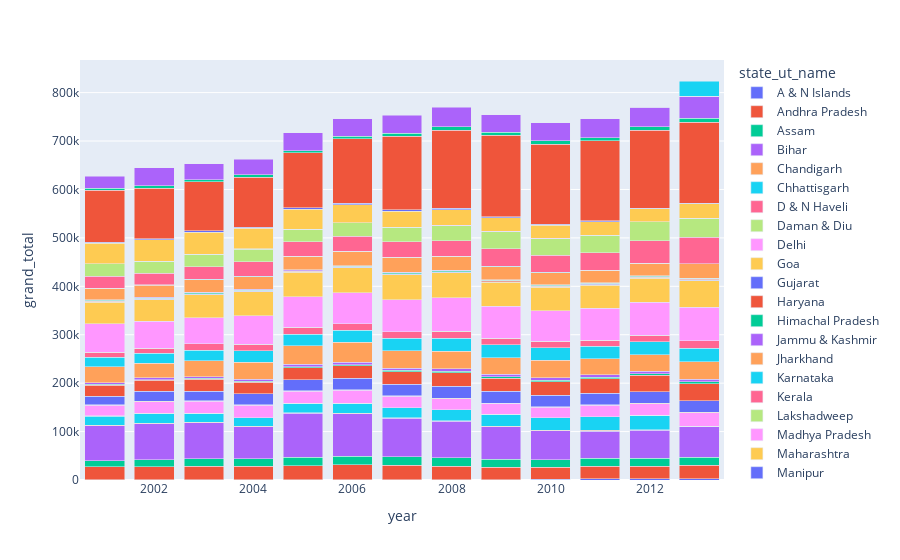

Write notebook code for a chart like this one.
### Code cell
px.bar(totalbyyear, x='year', y='grand_total', color='state_ut_name', barmode='stack')

### Figure 1 — Plotly figure (JSON) as saved in the notebook; plotly's stock layout.template omitted (floating-point values rounded to 4 significant figures)
{"data": [{"alignmentgroup": "True", "hovertemplate": "state_ut_name=A & N Islands<br>year=%{x}<br>grand_total=%{y}<extra></extra>", "legendgroup": "A & N Islands", "marker": {"color": "#636efa"}, "name": "A & N Islands", "offsetgroup": "A & N Islands", "orientation": "v", "showlegend": true, "textposition": "auto", "type": "bar", "x": [2001, 2002, 2003, 2004, 2005, 2006, 2007, 2008, 2009, 2010, 2011, 2012, 2013], "xaxis": "x", "y": [766, 662, 592, 442, 448, 692, 826, 442, 456, 1376, 2238, 2252, 2298], "yaxis": "y"}, {"alignmentgroup": "True", "hovertemplate": "state_ut_name=Andhra Pradesh<br>year=%{x}<br>grand_total=%{y}<extra></extra>", "legendgroup": "Andhra Pradesh", "marker": {"color": "#EF553B"}, "name": "Andhra Pradesh", "offsetgroup": "Andhra Pradesh", "orientation": "v", "showlegend": true, "textposition": "auto", "type": "bar", "x": [2001, 2002, 2003, 2004, 2005, 2006, 2007, 2008, 2009, 2010, 2011, 2012, 2013], "xaxis": "x", "y": [26180, 26846, 28168, 27762, 29226, 30842, 30090, 28160, 25616, 24980, 26426, 26570, 28626], "yaxis": "y"}, {"alignmentgroup": "True", "hovertemplate": "state_ut_name=Assam<br>year=%{x}<br>grand_total=%{y}<extra></extra>", "legendgroup": "Assam", "marker": {"color": "#00cc96"}, "name": "Assam", "offsetgroup": "Assam", "orientation": "v", "showlegend": true, "textposition": "auto", "type": "bar", "x": [2001, 2002, 2003, 2004, 2005, 2006, 2007, 2008, 2009, 2010, 2011, 2012, 2013], "xaxis": "x", "y": [12970, 14134, 15274, 15656, 17026, 17076, 17410, 17484, 16320, 15844, 16406, 16542, 16526], "yaxis": "y"}, {"alignmentgroup": "True", "hovertemplate": "state_ut_name=Bihar<br>year=%{x}<br>grand_total=%{y}<extra></extra>", "legendgroup": "Bihar", "marker": {"color": "#ab63fa"}, "name": "Bihar", "offsetgroup": "Bihar", "orientation": "v", "showlegend": true, "textposition": "auto", "type": "bar", "x": [2001, 2002, 2003, 2004, 2005, 2006, 2007, 2008, 2009, 2010, 2011, 2012, 2013], "xaxis": "x", "y": [71814, 74600, 74646, 66146, 91636, 88562, 79276, 75418, 67422, 59400, 56064, 57100, 62518], "yaxis": "y"}, {"alignmentgroup": "True", "hovertemplate": "state_ut_name=Chandigarh<br>year=%{x}<br>grand_total=%{y}<extra></extra>", "legendgroup": "Chandigarh", "marker": {"color": "#FFA15A"}, "name": "Chandigarh", "offsetgroup": "Chandigarh", "orientation": "v", "showlegend": true, "textposition": "auto", "type": "bar", "x": [2001, 2002, 2003, 2004, 2005, 2006, 2007, 2008, 2009, 2010, 2011, 2012, 2013], "xaxis": "x", "y": [852, 912, 1050, 1098, 910, 876, 1002, 1052, 1286, 1280, 1252, 1468, 1322], "yaxis": "y"}, {"alignmentgroup": "True", "hovertemplate": "state_ut_name=Chhattisgarh<br>year=%{x}<br>grand_total=%{y}<extra></extra>", "legendgroup": "Chhattisgarh", "marker": {"color": "#19d3f3"}, "name": "Chhattisgarh", "offsetgroup": "Chhattisgarh", "orientation": "v", "showlegend": true, "textposition": "auto", "type": "bar", "x": [2001, 2002, 2003, 2004, 2005, 2006, 2007, 2008, 2009, 2010, 2011, 2012], "xaxis": "x", "y": [19334, 20012, 17722, 17746, 19642, 20718, 20902, 22460, 24284, 25830, 27836, 29560], "yaxis": "y"}, {"alignmentgroup": "True", "hovertemplate": "state_ut_name=D & N Haveli<br>year=%{x}<br>grand_total=%{y}<extra></extra>", "legendgroup": "D & N Haveli", "marker": {"color": "#FF6692"}, "name": "D & N Haveli", "offsetgroup": "D & N Haveli", "orientation": "v", "showlegend": true, "textposition": "auto", "type": "bar", "x": [2001, 2002, 2003, 2004, 2005, 2006, 2007, 2008, 2009, 2010, 2011, 2012, 2013], "xaxis": "x", "y": [332, 320, 344, 66, 58, 66, 56, 92, 112, 84, 50, 74, 70], "yaxis": "y"}, {"alignmentgroup": "True", "hovertemplate": "state_ut_name=Daman & Diu<br>year=%{x}<br>grand_total=%{y}<extra></extra>", "legendgroup": "Daman & Diu", "marker": {"color": "#B6E880"}, "name": "Daman & Diu", "offsetgroup": "Daman & Diu", "orientation": "v", "showlegend": true, "textposition": "auto", "type": "bar", "x": [2001, 2002, 2003, 2004, 2005, 2006, 2007, 2008, 2009, 2010, 2011, 2012, 2013], "xaxis": "x", "y": [82, 66, 66, 54, 70, 108, 132, 86, 80, 60, 58, 50, 112], "yaxis": "y"}, {"alignmentgroup": "True", "hovertemplate": "state_ut_name=Delhi<br>year=%{x}<br>grand_total=%{y}<extra></extra>", "legendgroup": "Delhi", "marker": {"color": "#FF97FF"}, "name": "Delhi", "offsetgroup": "Delhi", "orientation": "v", "showlegend": true, "textposition": "auto", "type": "bar", "x": [2001, 2002, 2003, 2004, 2005, 2006, 2007, 2008, 2009, 2010, 2011, 2012, 2013], "xaxis": "x", "y": [22046, 24082, 24344, 25220, 24634, 26800, 23210, 23106, 22492, 21712, 24248, 24226, 27104], "yaxis": "y"}, {"alignmentgroup": "True", "hovertemplate": "state_ut_name=Goa<br>year=%{x}<br>grand_total=%{y}<extra></extra>", "legendgroup": "Goa", "marker": {"color": "#FECB52"}, "name": "Goa", "offsetgroup": "Goa", "orientation": "v", "showlegend": true, "textposition": "auto", "type": "bar", "x": [2001, 2002, 2003, 2004, 2005, 2006, 2007, 2008, 2009, 2010, 2011, 2012, 2013], "xaxis": "x", "y": [904, 704, 1064, 854, 768, 760, 732, 806, 864, 912, 978, 944, 1046], "yaxis": "y"}, {"alignmentgroup": "True", "hovertemplate": "state_ut_name=Gujarat<br>year=%{x}<br>grand_total=%{y}<extra></extra>", "legendgroup": "Gujarat", "marker": {"color": "#636efa"}, "name": "Gujarat", "offsetgroup": "Gujarat", "orientation": "v", "showlegend": true, "textposition": "auto", "type": "bar", "x": [2001, 2002, 2003, 2004, 2005, 2006, 2007, 2008, 2009, 2010, 2011, 2012, 2013], "xaxis": "x", "y": [17846, 20494, 20452, 23140, 22432, 23586, 23684, 24558, 23884, 23056, 23202, 23170, 24116], "yaxis": "y"}, {"alignmentgroup": "True", "hovertemplate": "state_ut_name=Haryana<br>year=%{x}<br>grand_total=%{y}<extra></extra>", "legendgroup": "Haryana", "marker": {"color": "#EF553B"}, "name": "Haryana", "offsetgroup": "Haryana", "orientation": "v", "showlegend": true, "textposition": "auto", "type": "bar", "x": [2001, 2002, 2003, 2004, 2005, 2006, 2007, 2008, 2009, 2010, 2011, 2012, 2013], "xaxis": "x", "y": [22696, 22716, 24198, 24020, 25094, 25374, 26186, 28098, 27674, 28438, 30066, 33904, 35288], "yaxis": "y"}, {"alignmentgroup": "True", "hovertemplate": "state_ut_name=Himachal Pradesh<br>year=%{x}<br>grand_total=%{y}<extra></extra>", "legendgroup": "Himachal Pradesh", "marker": {"color": "#00cc96"}, "name": "Himachal Pradesh", "offsetgroup": "Himachal Pradesh", "orientation": "v", "showlegend": true, "textposition": "auto", "type": "bar", "x": [2001, 2002, 2003, 2004, 2005, 2006, 2007, 2008, 2009, 2010, 2011, 2012, 2013], "xaxis": "x", "y": [1814, 1794, 1956, 2088, 2336, 2672, 2870, 2936, 3108, 3170, 3214, 3432, 3998], "yaxis": "y"}, {"alignmentgroup": "True", "hovertemplate": "state_ut_name=Jammu & Kashmir<br>year=%{x}<br>grand_total=%{y}<extra></extra>", "legendgroup": "Jammu & Kashmir", "marker": {"color": "#ab63fa"}, "name": "Jammu & Kashmir", "offsetgroup": "Jammu & Kashmir", "orientation": "v", "showlegend": true, "textposition": "auto", "type": "bar", "x": [2001, 2002, 2003, 2004, 2005, 2006, 2007, 2008, 2009, 2010, 2011, 2012, 2013], "xaxis": "x", "y": [3294, 3606, 3790, 4078, 4274, 4540, 4598, 4620, 4724, 5154, 5326, 5080, 4704], "yaxis": "y"}, {"alignmentgroup": "True", "hovertemplate": "state_ut_name=Jharkhand<br>year=%{x}<br>grand_total=%{y}<extra></extra>", "legendgroup": "Jharkhand", "marker": {"color": "#FFA15A"}, "name": "Jharkhand", "offsetgroup": "Jharkhand", "orientation": "v", "showlegend": true, "textposition": "auto", "type": "bar", "x": [2001, 2002, 2003, 2004, 2005, 2006, 2007, 2008, 2009, 2010, 2011, 2012, 2013], "xaxis": "x", "y": [33034, 30256, 32830, 34994, 38466, 41418, 35872, 36806, 34392, 36084, 33172, 34662, 36440], "yaxis": "y"}, {"alignmentgroup": "True", "hovertemplate": "state_ut_name=Karnataka<br>year=%{x}<br>grand_total=%{y}<extra></extra>", "legendgroup": "Karnataka", "marker": {"color": "#19d3f3"}, "name": "Karnataka", "offsetgroup": "Karnataka", "orientation": "v", "showlegend": true, "textposition": "auto", "type": "bar", "x": [2001, 2002, 2003, 2004, 2005, 2006, 2007, 2008, 2009, 2010, 2011, 2012, 2013], "xaxis": "x", "y": [19492, 20824, 21804, 23084, 24454, 25400, 26104, 27076, 26482, 25778, 25332, 26274, 28236], "yaxis": "y"}, {"alignmentgroup": "True", "hovertemplate": "state_ut_name=Kerala<br>year=%{x}<br>grand_total=%{y}<extra></extra>", "legendgroup": "Kerala", "marker": {"color": "#FF6692"}, "name": "Kerala", "offsetgroup": "Kerala", "orientation": "v", "showlegend": true, "textposition": "auto", "type": "bar", "x": [2001, 2002, 2003, 2004, 2005, 2006, 2007, 2008, 2009, 2010, 2011, 2012, 2013], "xaxis": "x", "y": [10752, 10376, 12928, 14388, 13726, 13008, 13484, 13464, 13942, 13384, 12458, 13894, 14790], "yaxis": "y"}, {"alignmentgroup": "True", "hovertemplate": "state_ut_name=Lakshadweep<br>year=%{x}<br>grand_total=%{y}<extra></extra>", "legendgroup": "Lakshadweep", "marker": {"color": "#B6E880"}, "name": "Lakshadweep", "offsetgroup": "Lakshadweep", "orientation": "v", "showlegend": true, "textposition": "auto", "type": "bar", "x": [2001, 2002, 2003, 2004, 2005, 2006, 2007, 2008, 2009, 2010, 2011, 2012, 2013], "xaxis": "x", "y": [2, 32, 8, 0, 12, 0, 44, 38, 88, 54, 160, 0, 0], "yaxis": "y"}, {"alignmentgroup": "True", "hovertemplate": "state_ut_name=Madhya Pradesh<br>year=%{x}<br>grand_total=%{y}<extra></extra>", "legendgroup": "Madhya Pradesh", "marker": {"color": "#FF97FF"}, "name": "Madhya Pradesh", "offsetgroup": "Madhya Pradesh", "orientation": "v", "showlegend": true, "textposition": "auto", "type": "bar", "x": [2001, 2002, 2003, 2004, 2005, 2006, 2007, 2008, 2009, 2010, 2011, 2012, 2013], "xaxis": "x", "y": [58174, 55534, 53664, 57864, 62960, 64000, 65424, 69510, 65612, 62636, 65832, 67918, 69416], "yaxis": "y"}, {"alignmentgroup": "True", "hovertemplate": "state_ut_name=Maharashtra<br>year=%{x}<br>grand_total=%{y}<extra></extra>", "legendgroup": "Maharashtra", "marker": {"color": "#FECB52"}, "name": "Maharashtra", "offsetgroup": "Maharashtra", "orientation": "v", "showlegend": true, "textposition": "auto", "type": "bar", "x": [2001, 2002, 2003, 2004, 2005, 2006, 2007, 2008, 2009, 2010, 2011, 2012, 2013], "xaxis": "x", "y": [45054, 44044, 47858, 49844, 50862, 51578, 51784, 51662, 49768, 48562, 48164, 49018, 54800], "yaxis": "y"}, {"alignmentgroup": "True", "hovertemplate": "state_ut_name=Manipur<br>year=%{x}<br>grand_total=%{y}<extra></extra>", "legendgroup": "Manipur", "marker": {"color": "#636efa"}, "name": "Manipur", "offsetgroup": "Manipur", "orientation": "v", "showlegend": true, "textposition": "auto", "type": "bar", "x": [2001, 2002, 2003, 2004, 2005, 2006, 2007, 2008, 2009, 2010, 2011, 2012, 2013], "xaxis": "x", "y": [924, 1032, 1064, 930, 1058, 796, 888, 930, 1064, 1236, 1294, 1446, 1320], "yaxis": "y"}, {"alignmentgroup": "True", "hovertemplate": "state_ut_name=Meghalaya<br>year=%{x}<br>grand_total=%{y}<extra></extra>", "legendgroup": "Meghalaya", "marker": {"color": "#EF553B"}, "name": "Meghalaya", "offsetgroup": "Meghalaya", "orientation": "v", "showlegend": true, "textposition": "auto", "type": "bar", "x": [2001, 2002, 2003, 2004, 2005, 2006, 2007, 2008, 2009, 2010, 2011, 2012, 2013], "xaxis": "x", "y": [1052, 1064, 1110, 986, 1110, 1242, 1330, 1238, 1312, 1252, 1140, 1392, 1700], "yaxis": "y"}, {"alignmentgroup": "True", "hovertemplate": "state_ut_name=Mizoram<br>year=%{x}<br>grand_total=%{y}<extra></extra>", "legendgroup": "Mizoram", "marker": {"color": "#00cc96"}, "name": "Mizoram", "offsetgroup": "Mizoram", "orientation": "v", "showlegend": true, "textposition": "auto", "type": "bar", "x": [2001, 2002, 2003, 2004, 2005, 2006, 2007, 2008, 2009, 2010, 2011, 2012, 2013], "xaxis": "x", "y": [1716, 1716, 1674, 1918, 1426, 1458, 1882, 1580, 1530, 1984, 1762, 1694, 1740], "yaxis": "y"}, {"alignmentgroup": "True", "hovertemplate": "state_ut_name=Nagaland<br>year=%{x}<br>grand_total=%{y}<extra></extra>", "legendgroup": "Nagaland", "marker": {"color": "#ab63fa"}, "name": "Nagaland", "offsetgroup": "Nagaland", "orientation": "v", "showlegend": true, "textposition": "auto", "type": "bar", "x": [2001, 2002, 2003, 2004, 2005, 2006, 2007, 2008, 2009, 2010, 2011, 2012, 2013], "xaxis": "x", "y": [1330, 1262, 1136, 1178, 1250, 1348, 1002, 1238, 1246, 1042, 1004, 796, 974], "yaxis": "y"}, {"alignmentgroup": "True", "hovertemplate": "state_ut_name=Orissa<br>year=%{x}<br>grand_total=%{y}<extra></extra>", "legendgroup": "Orissa", "marker": {"color": "#FFA15A"}, "name": "Orissa", "offsetgroup": "Orissa", "orientation": "v", "showlegend": true, "textposition": "auto", "type": "bar", "x": [2001, 2002, 2003, 2004, 2005, 2006, 2007, 2008, 2009, 2010, 2011, 2012, 2013], "xaxis": "x", "y": [23350, 25274, 25934, 26316, 27916, 29288, 30736, 28746, 27068, 24858, 25506, 25734, 28946], "yaxis": "y"}, {"alignmentgroup": "True", "hovertemplate": "state_ut_name=Pondicherry<br>year=%{x}<br>grand_total=%{y}<extra></extra>", "legendgroup": "Pondicherry", "marker": {"color": "#19d3f3"}, "name": "Pondicherry", "offsetgroup": "Pondicherry", "orientation": "v", "showlegend": true, "textposition": "auto", "type": "bar", "x": [2001, 2002, 2003, 2004, 2005, 2006, 2007, 2008, 2009, 2010, 2011, 2012, 2013], "xaxis": "x", "y": [524, 492, 556, 602, 576, 624, 692, 600, 538, 522, 484, 570, 560], "yaxis": "y"}, {"alignmentgroup": "True", "hovertemplate": "state_ut_name=Punjab<br>year=%{x}<br>grand_total=%{y}<extra></extra>", "legendgroup": "Punjab", "marker": {"color": "#FF6692"}, "name": "Punjab", "offsetgroup": "Punjab", "orientation": "v", "showlegend": true, "textposition": "auto", "type": "bar", "x": [2001, 2002, 2003, 2004, 2005, 2006, 2007, 2008, 2009, 2010, 2011, 2012, 2013], "xaxis": "x", "y": [24108, 24218, 26464, 30128, 29356, 30230, 31944, 32230, 35708, 35288, 35642, 46438, 54898], "yaxis": "y"}, {"alignmentgroup": "True", "hovertemplate": "state_ut_name=Rajasthan<br>year=%{x}<br>grand_total=%{y}<extra></extra>", "legendgroup": "Rajasthan", "marker": {"color": "#B6E880"}, "name": "Rajasthan", "offsetgroup": "Rajasthan", "orientation": "v", "showlegend": true, "textposition": "auto", "type": "bar", "x": [2001, 2002, 2003, 2004, 2005, 2006, 2007, 2008, 2009, 2010, 2011, 2012, 2013], "xaxis": "x", "y": [25990, 24772, 25390, 26342, 25986, 27966, 29374, 31040, 35864, 34388, 36208, 38702, 38586], "yaxis": "y"}, {"alignmentgroup": "True", "hovertemplate": "state_ut_name=Sikkim<br>year=%{x}<br>grand_total=%{y}<extra></extra>", "legendgroup": "Sikkim", "marker": {"color": "#FF97FF"}, "name": "Sikkim", "offsetgroup": "Sikkim", "orientation": "v", "showlegend": true, "textposition": "auto", "type": "bar", "x": [2001, 2002, 2003, 2004, 2005, 2006, 2007, 2008, 2009, 2010, 2011, 2012, 2013], "xaxis": "x", "y": [372, 344, 342, 324, 390, 450, 452, 520, 386, 414, 380, 472, 460], "yaxis": "y"}, {"alignmentgroup": "True", "hovertemplate": "state_ut_name=Tamilnadu<br>year=%{x}<br>grand_total=%{y}<extra></extra>", "legendgroup": "Tamilnadu", "marker": {"color": "#FECB52"}, "name": "Tamilnadu", "offsetgroup": "Tamilnadu", "orientation": "v", "showlegend": true, "textposition": "auto", "type": "bar", "x": [2001, 2002, 2003, 2004, 2005, 2006, 2007, 2008, 2009, 2010, 2011, 2012, 2013], "xaxis": "x", "y": [42520, 43790, 45306, 42204, 41362, 37312, 33198, 32408, 28720, 27732, 27738, 26390, 29442], "yaxis": "y"}, {"alignmentgroup": "True", "hovertemplate": "state_ut_name=Tripura<br>year=%{x}<br>grand_total=%{y}<extra></extra>", "legendgroup": "Tripura", "marker": {"color": "#636efa"}, "name": "Tripura", "offsetgroup": "Tripura", "orientation": "v", "showlegend": true, "textposition": "auto", "type": "bar", "x": [2001, 2002, 2003, 2004, 2005, 2006, 2007, 2008, 2009, 2010, 2011, 2012, 2013], "xaxis": "x", "y": [2080, 2082, 2802, 2530, 2820, 2740, 2634, 2556, 1976, 1902, 1798, 1802, 1802], "yaxis": "y"}, {"alignmentgroup": "True", "hovertemplate": "state_ut_name=Uttar Pradesh<br>year=%{x}<br>grand_total=%{y}<extra></extra>", "legendgroup": "Uttar Pradesh", "marker": {"color": "#EF553B"}, "name": "Uttar Pradesh", "offsetgroup": "Uttar Pradesh", "orientation": "v", "showlegend": true, "textposition": "auto", "type": "bar", "x": [2001, 2002, 2003, 2004, 2005, 2006, 2007, 2008, 2009, 2010, 2011, 2012, 2013], "xaxis": "x", "y": [106592, 104450, 101062, 103412, 113436, 133338, 152360, 161618, 167610, 165346, 164766, 160622, 167036], "yaxis": "y"}, {"alignmentgroup": "True", "hovertemplate": "state_ut_name=Uttaranchal<br>year=%{x}<br>grand_total=%{y}<extra></extra>", "legendgroup": "Uttaranchal", "marker": {"color": "#00cc96"}, "name": "Uttaranchal", "offsetgroup": "Uttaranchal", "orientation": "v", "showlegend": true, "textposition": "auto", "type": "bar", "x": [2001, 2002, 2003, 2004, 2005, 2006, 2007, 2008, 2009, 2010, 2011, 2012, 2013], "xaxis": "x", "y": [4580, 4718, 4862, 4730, 4700, 5288, 5418, 6468, 7014, 7086, 6522, 7070, 7690], "yaxis": "y"}, {"alignmentgroup": "True", "hovertemplate": "state_ut_name=West Bengal<br>year=%{x}<br>grand_total=%{y}<extra></extra>", "legendgroup": "West Bengal", "marker": {"color": "#ab63fa"}, "name": "West Bengal", "offsetgroup": "West Bengal", "orientation": "v", "showlegend": true, "textposition": "auto", "type": "bar", "x": [2001, 2002, 2003, 2004, 2005, 2006, 2007, 2008, 2009, 2010, 2011, 2012, 2013], "xaxis": "x", "y": [24694, 37486, 32578, 32638, 36316, 36386, 37196, 40460, 35172, 37038, 39016, 40862, 45556], "yaxis": "y"}, {"alignmentgroup": "True", "hovertemplate": "state_ut_name=Arunachal Pradesh<br>year=%{x}<br>grand_total=%{y}<extra></extra>", "legendgroup": "Arunachal Pradesh", "marker": {"color": "#FFA15A"}, "name": "Arunachal Pradesh", "offsetgroup": "Arunachal Pradesh", "orientation": "v", "showlegend": true, "textposition": "auto", "type": "bar", "x": [2009, 2010, 2011, 2012, 2013], "xaxis": "x", "y": [124, 114, 110, 142, 184], "yaxis": "y"}, {"alignmentgroup": "True", "hovertemplate": "state_ut_name=Chhatisgarh<br>year=%{x}<br>grand_total=%{y}<extra></extra>", "legendgroup": "Chhatisgarh", "marker": {"color": "#19d3f3"}, "name": "Chhatisgarh", "offsetgroup": "Chhatisgarh", "orientation": "v", "showlegend": true, "textposition": "auto", "type": "bar", "x": [2013], "xaxis": "x", "y": [31680], "yaxis": "y"}], "layout": {"barmode": "stack", "legend": {"title": {"text": "state_ut_name"}, "tracegroupgap": 0}, "margin": {"t": 60}, "xaxis": {"anchor": "y", "domain": [0, 1], "title": {"text": "year"}}, "yaxis": {"anchor": "x", "domain": [0, 1], "title": {"text": "grand_total"}}}}
